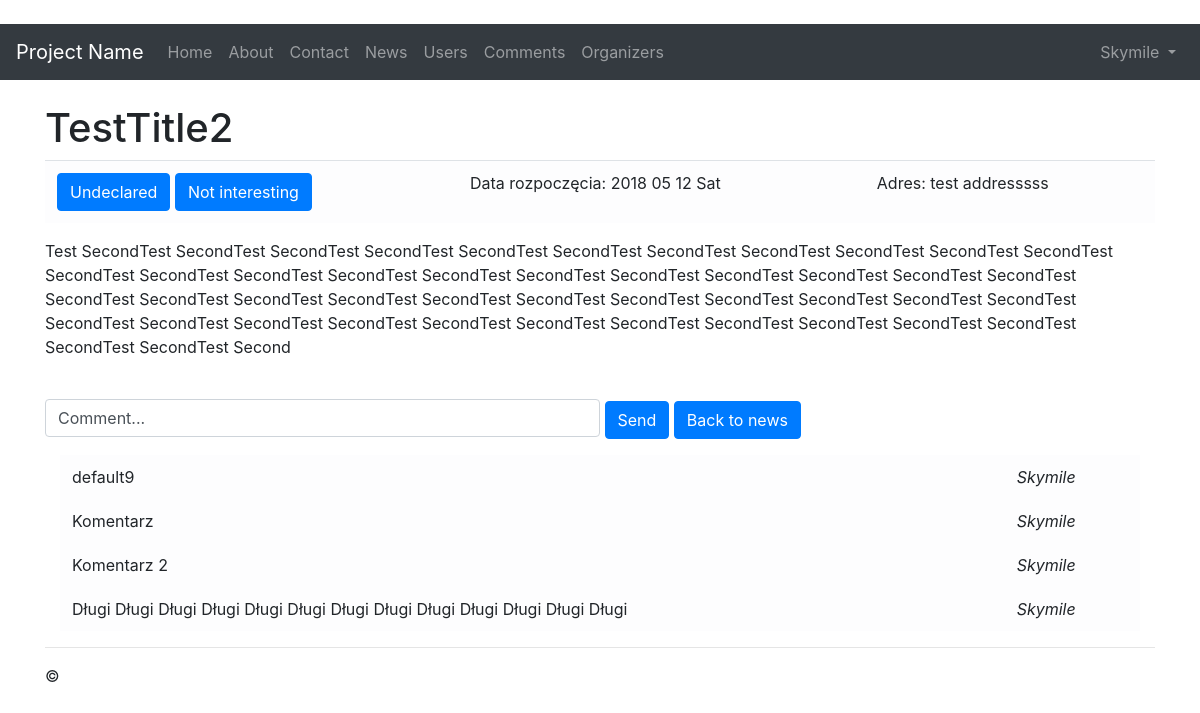
/details/6 (signed in), run on the app's committed database.
### app/models.py (models this page shows, shortened)
class News(models.Model):
	title       = models.CharField(max_length = 32)
	date        = models.DateTimeField()
	description = models.TextField()
	address     = models.CharField(max_length = 32)
	created     = models.DateTimeField(auto_now_add=True)
	class Meta:
		verbose_name_plural = 'News'

class Comment(models.Model):
	id_user = models.ForeignKey(User, on_delete=models.PROTECT)
	comment = models.CharField(max_length=128)

### app/views/article.py (the view)
# urls.py: path('details/<int:pk>' , app.views.article.details , name='details' ),
def details(request, pk):
	id_user = User.objects.get(id=request.user.id)
	id_news = News.objects.get(id=pk)
	if request.method == 'POST':
		form = CommentForms(request.POST)
		if form.is_valid():
			comment = Comment.objects.create(
				comment = form.cleaned_data['comment'],
				id_user = id_user
			)
			CommentNews.objects.create(
				id_comment = comment,
				id_news = id_news
			).save()
			comment.save()
			return HttpResponseRedirect('/news')
	else:
		form = EntryForms()
	return render(request, 'app/news/details.html', {
		'new': id_news,
		'comments' : Comment.objects.filter(id__in=CommentNews.objects.filter(id_news=pk).values_list('id_comment', flat=True)),
		'declaration' : RenderDeclared(not is_none_or_empty(Declaration.objects.filter(id_user=id_user).filter(id_news=id_news))),
		'interested' : RenderInterest(not is_none_or_empty(Interested.objects.filter(id_user=id_user).filter(id_news=id_news)))
	})

### app/support/utilities.py (called while the page is built)
def is_none_or_empty(array):
	return array is None or len(array) == 0

### app/templates/app/news/details.html (shortened to what this page needs)
{% extends "app/shared/layout.html" %}
{% block content %}
<br />
<h1> {{new.title}} </h1>
<div class="table-responsive-sm">
	<table class="table table-light">
	<tbody>
		<tr>
			<td scope="col">
				<button onclick="window.location='{% url 'declare' pk=new.id %}' " class="btn btn-primary">{{ declaration.message }}</button>
				<button onclick="window.location='{% url 'interest' pk=new.id %}'" class="btn btn-primary">{{ interested.button }}</button>
			</td>
			<td scope="col"> Data rozpoczęcia: {{ new.date|date:"Y m d D" }} </td>
			<td scope="col"> Adres: {{ new.address }} </td>
		</tr>
	</tbody>
	</table>
</div>
<div class="wrap">
	<p>
		{{ new.description }}
	</p>
</div>
<br>
<form method="post">
	<input id="comment" class="form-control hor_input" type="text" name="comment" value="Comment..." />
	<button type="submit" class="btn btn-primary">Send</button>
	<button onclick="window.location='{% url 'news' %}'" class="btn btn-primary">Back to news</button>
</form>
<div class="container">
	<table class="table table-borderless table-light">
		<tbody>
			{% for c in	comments %}
			<tr>
				<td scope="col"> {{ c.comment }} </td>
				<td scope="col"> <i>{{ c.id_user }}</i> </td>
			</tr>
			{% endfor %}
		</tbody>
	</table>
</div>
{% endblock %}

### app/templates/app/partial/loginpartial.html (shortened to what this page needs)
 {% if user.is_authenticated %}
        <ul class="navbar-nav ml-auto">
          <li class="nav-item dropdown">
            <a class="nav-link dropdown-toggle" href="#" id="userMenu" data-toggle="dropdown" aria-haspopup="true" aria-expanded="false">
              {{ user.username }}
            </a>
          </li>
        </ul>
      {% else %}
        <form class="form-inline ml-auto">
          <a href="{% url 'login' %}" class="btn btn-outline-secondary">Log in</a>
          <a href="{% url 'signup' %}" class="btn btn-primary ml-2">Sign up</a>
        </form>
      {% endif %}

### app/static/app/content/styles.css (style rules this page uses)
body { padding-top: 0px; }
.wrap { word-wrap: normal; }
.hor_input { display: inline; width: 50%; }

### data on the page
News: title "TestTitle2", date "2018 05 12 Sat", address "test addresssss", description "Test SecondTest SecondTest SecondTest SecondTest SecondTest SecondTest SecondTest SecondTest SecondTest SecondTest SecondTest SecondTest SecondTest SecondTest SecondTest SecondTest SecondTest SecondTest SecondTest SecondTest SecondTest SecondTest SecondTest SecondTest SecondTest SecondTest SecondTest SecondTest SecondTest SecondTest SecondTest SecondTest SecondTest SecondTest SecondTest SecondTest SecondTest SecondTest SecondTest SecondTest SecondTest SecondTest SecondTest SecondTest SecondTest SecondTest Second"
Comment: comment "default9", id_user "Skymile"
Comment: comment "Komentarz", id_user "Skymile"
Comment: comment "Komentarz 2", id_user "Skymile"
Comment: comment "Długi Długi Długi Długi Długi Długi Długi Długi Długi Długi Długi Długi Długi", id_user "Skymile"

### other printed values
{{ user.username }} "Skymile"
{{ declaration.message }} "Undeclared"
{{ interested.button }} "Not interesting"
